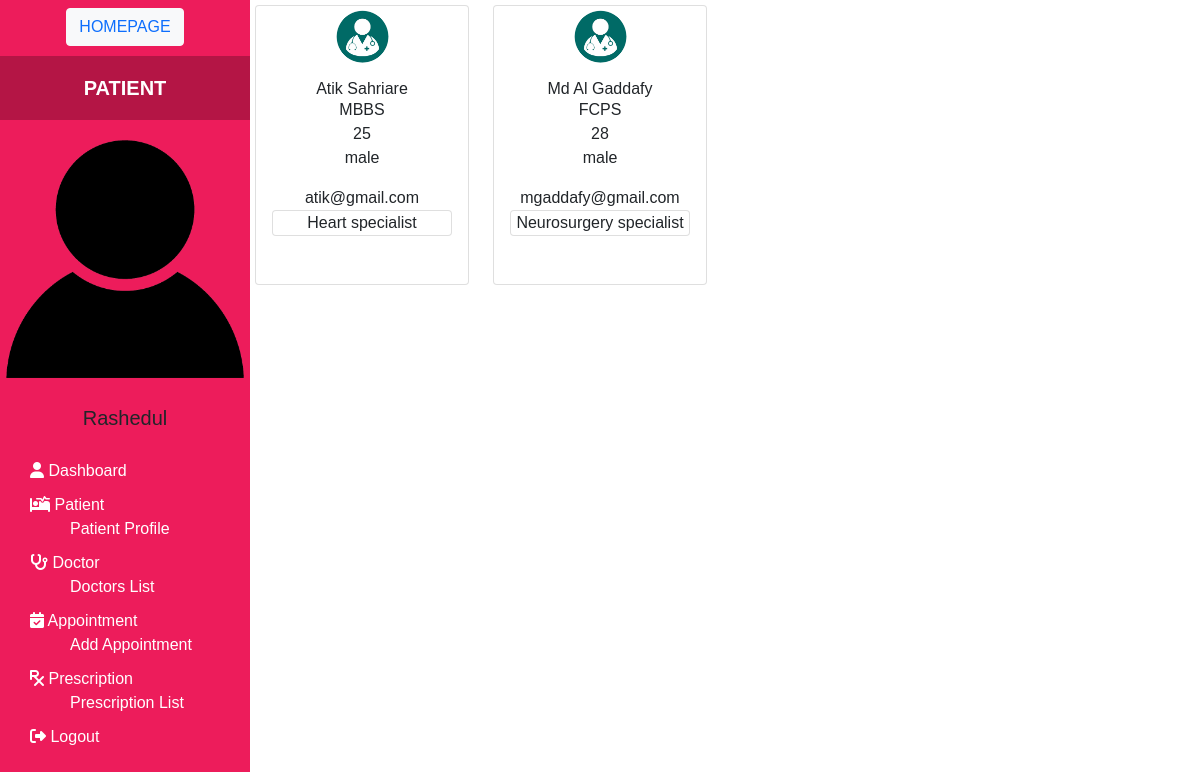
Page /doctor_list.php (signed in) on the committed database.
### tables this page shows
CREATE TABLE `doctors` (
  `doctor_id` int(11) NOT NULL,
  `user_id` int(11) NOT NULL,
  `department` varchar(255) NOT NULL,
  `doctor_degree` varchar(250) NOT NULL,
  `age` int(11) NOT NULL,
  `gender` varchar(250) NOT NULL,
  `dob` date NOT NULL,
  `address` varchar(255) NOT NULL
);

CREATE TABLE `users` (
  `user_id` int(11) NOT NULL,
  `role` enum('patient','doctor','admin') NOT NULL,
  `username` varchar(255) NOT NULL,
  `password` varchar(255) NOT NULL,
  `first_name` varchar(255) NOT NULL,
  `last_name` varchar(255) NOT NULL,
  `phone` varchar(255) NOT NULL,
  `email` varchar(255) NOT NULL
);

### doctor_list.php (the view, shortened to what this page needs)
<?php
include "includes/db_conn.php";
if (isset($_SESSION['username']) && isset($_SESSION['user_id'])) {   ?>
    <!DOCTYPE html>
    <html>
    <head>
        <link href="css/bootstrap.min.css" rel="stylesheet">
        <link rel="stylesheet" href="css/custom.css">
    </head>
    <body>
        <?php include "includes/sidebar.php" ?>
        <div class="main">
            <section>
                <div class="content-body">
                    <div id="doctors-list">
                        <div class="row">
                            <?php $sql = "SELECT * FROM users JOIN doctors USING(user_id) WHERE role = 'doctor'";
                            $res = mysqli_query($conn, $sql);
                            if (mysqli_num_rows($res) > 0) {
                                while ($rows = mysqli_fetch_assoc($res)) { ?>
                                    <div class=" col-xl-3 col-lg-4 col-md-6 pb-3">
                                        <div class="card" style="height: 280px;">
                                            <img src="img/doctor.png" alt="" class="card-img-top img-fluid rounded-circle w-25 mx-auto mt-1">
                                            <div class="card-body">
                                                <h6 class="card-title font-large-1 mb-0 text-center"><?php echo $rows["first_name"] . " " . $rows["last_name"]; ?></h6>
                                                <p class="font-small-3 mb-0 text-center"><?php echo $rows["doctor_degree"]; ?></p>
                                                <p class="font-small-3 mb-0 text-center"><?php echo $rows["age"]; ?></p>
                                                <p class="font-small-3 text-center"><?php echo $rows["gender"]; ?></p>
                                                <p class="font-small-3 mb-0 text-center"><?php echo $rows["email"]; ?></p>
                                                <p class="card-text card font-medium-1 text-center mb-0"><?php echo $rows["department"]; ?></p>
                                            </div>
                                        </div>
                                    </div>
                            <?php }
                            } ?>
                        </div>
                    </div>
                </div>
            </section>
        </div>
    </body>
    </html>
<?php } else {
    header("Location: login.php");
} ?>

### css/custom.css (style rules this page uses)
* { margin: 0; padding: 0; text-decoration: none !important; }
body { font-family: sans-serif; }
.main { margin-left: 250px; padding: 5px; }

### rows in the picture
doctors: user.first_name "Atik", user.last_name "Sahriare", doctor_degree "MBBS", age "25", gender "male", user.email "atik@gmail.com", department "Heart specialist"
doctors: user.first_name "Md Al", user.last_name "Gaddafy", doctor_degree "FCPS", age "28", gender "male", user.email "mgaddafy@gmail.com", department "Neurosurgery specialist"

### other values in the picture
$_SESSION['role'] "PATIENT"
$_SESSION['first_name'] "Rashedul"
